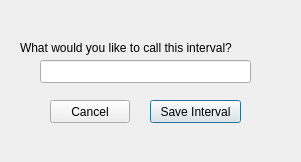
<?xml version="1.0" encoding="UTF-8"?>
<ui version="4.0">
 <class>saveIntervalPage</class>
 <widget class="QDialog" name="saveIntervalPage">
  <property name="geometry">
   <rect>
    <x>0</x>
    <y>0</y>
    <width>301</width>
    <height>162</height>
   </rect>
  </property>
  <property name="windowTitle">
   <string>Dialog</string>
  </property>
  <widget class="QLineEdit" name="intervalNameEdit">
   <property name="geometry">
    <rect>
     <x>40</x>
     <y>60</y>
     <width>211</width>
     <height>23</height>
    </rect>
   </property>
  </widget>
  <widget class="QLabel" name="label">
   <property name="geometry">
    <rect>
     <x>20</x>
     <y>40</y>
     <width>251</width>
     <height>16</height>
    </rect>
   </property>
   <property name="text">
    <string>What would you like to call this interval?</string>
   </property>
  </widget>
  <widget class="QPushButton" name="saveButton">
   <property name="geometry">
    <rect>
     <x>150</x>
     <y>100</y>
     <width>91</width>
     <height>23</height>
    </rect>
   </property>
   <property name="text">
    <string>Save Interval</string>
   </property>
  </widget>
  <widget class="QPushButton" name="cancelButton">
   <property name="geometry">
    <rect>
     <x>50</x>
     <y>100</y>
     <width>80</width>
     <height>23</height>
    </rect>
   </property>
   <property name="text">
    <string>Cancel</string>
   </property>
  </widget>
 </widget>
 <resources/>
 <connections/>
</ui>
